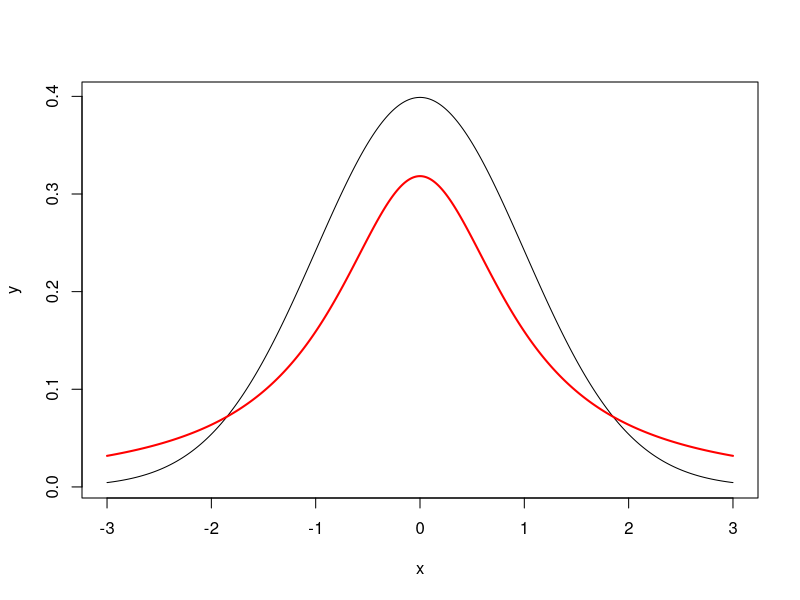

Generate this figure with R:

## 정규분포 curve 그리기
x <- seq(-3, 3, length = 1000)
y <- dnorm(x, mean = 0, sd = 1)
plot(x, y, type="l", lwd=1)

## t-분포 그리기
lines(x, dt(x, 1), lwd=2, col='red')

####################################
## 실습
# 수학능력시험 다음날 고교 자연계 재학생을 상대로 가채점한 결과
# 학원측 주장: 지난해 자연계 평균 239.2점보다 평균 10점 이상 상승한다.
# 이 주장의 타당성을 조사하기 위하여, 20명의 점수를 임의로 조사
# 이 자료를 근거로 학원측 주장에 대한 타당성을 유의수준 α = 0.05에서 검정 
# p-value를 구하고, 유의수준 α = 0.05에서 검정
# 249, 222, 231, 285, 286, 231, 226, 253, 256, 208,
# 228, 241, 267, 211, 250, 270, 218, 279, 241, 214

# 입력값 벡터
x <- c(249, 222, 231, 285, 286, 231, 226, 253, 256, 208, 228, 241, 267, 211, 250, 270, 218, 279, 241, 214)

# 가설: 하단측검정
# 귀무가설 H0 : mu ≥ 249.2
# 대립가설 Ha : mu < 249.2
# 유의수준 alpha = 0.05

# 표본평균
mean(x)
# 표본표준편차
sd(x)
# 표본 평균과 귀무가설하의 평균과의 차이
mean(x) - 249.2

############
# 방법1)
# 표본으로 부터 얻은 검정통계량(t):
# 아래에서 계산된 t값인 -1.07은 올해의 진짜 평균이 249.2이라면 
# 자유도가 19(= 20 - 1)인 t분포를 따른다.
# t분포는 0을 중심으로 대칭인 분포이므로, 이 t값 -1.07이 0으로부터 많이 멀다면 
# 표본 데이터에 의하면 올해 평균이 249.2일 가능성이 낮아
# 평균이 249.2이라는 귀무가설을 기각하고, 그렇지 않다면 귀무가설을 기각하지 않는다.
t <- sqrt(length(x)) * (mean(x) - 249.2) / sd(x)
t

# 유의확률 p-value:
# 확률변수가 -1.07이고 자유도가 19인 t분포를 따를 때 유의확률
# 즉, 하단측검정이므로 P[t ≤ -1.07]
?pt
pvalue <- pt(-1.07, df = 19)
# OR
pvalue <- (1 - pt(1.07, df = 19))
# 양측검정인 경우
# pvalue <- 2*(1 - pt(1.07, df = 19))
pvalue

# 검정결과
# p-value = 0.14 이므로 유의수준(alpha) = 0.05 보다 크므로(즉, 검정통계량의 관찰값 -1.07이 기각역 안에 들어가지 않는다.) 
# 귀무가설을 기각하지 못한다.
# 최종결정: 유의수준 alpha = 0.05에서 자연계 학생들의 수능 점수가 10점 이상 상승하였다고 할 수 있다.


############
# 방법2)
# t-test로 간편하게 검정하는 방법
?t.test
t.test(x, mu = 249.2, alter='less')

